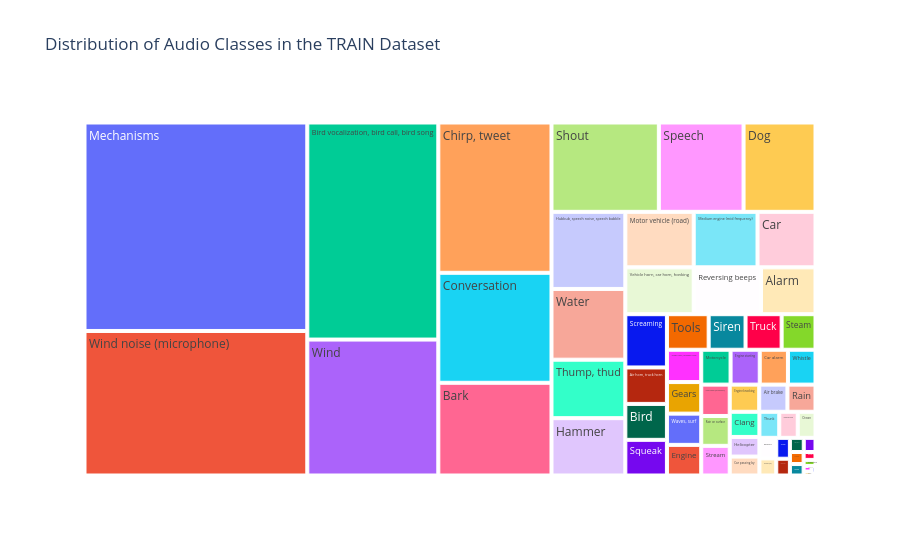

The cell this chart's notebook holds for it:
### Code cell
class_counts = pd_train['category'].value_counts().reset_index()
class_counts.columns = ['category', 'count']

fig = px.treemap(class_counts, 
                 path=['category'], 
                 values='count',
                 title='Distribution of Audio Classes in the TRAIN Dataset')

fig.show()

### Figure 1 — Plotly figure (JSON) as saved in the notebook; plotly's stock layout.template omitted (floating-point values rounded to 4 significant figures)
{"data": [{"branchvalues": "total", "domain": {"x": [0, 1], "y": [0, 1]}, "hovertemplate": "labels=%{label}<br>count=%{value}<br>parent=%{parent}<br>id=%{id}<extra></extra>", "ids": ["Air brake", "Air conditioning", "Air horn, truck horn", "Alarm", "Ambulance (siren)", "Bark", "Bird", "Bird vocalization, bird call, bird song", "Buzzer", "Car", "Car alarm", "Car passing by", "Chirp tone", "Chirp, tweet", "Clang", "Conversation", "Dog", "Domestic animals, pets", "Emergency vehicle", "Engine", "Engine knocking", "Engine starting", "Gears", "Hammer", "Heavy engine (low frequency)", "Helicopter", "Hubbub, speech noise, speech babble", "Light engine (high frequency)", "Mechanical fan", "Mechanisms", "Medium engine (mid frequency)", "Motor vehicle (road)", "Motorcycle", "Ocean", "Outside, urban or manmade", "Pulleys", "Rain", "Rain on surface", "Raindrop", "Reversing beeps", "Rumble", "Sailboat, sailing ship", "Screaming", "Ship", "Shout", "Siren", "Speech", "Squawk", "Squeak", "Steam", "Stream", "Thump, thud", "Thunk", "Tools", "Traffic noise, roadway noise", "Truck", "Vehicle horn, car horn, honking", "Water", "Waves, surf", "Whistle", "White noise", "Wind", "Wind noise (microphone)"], "labels": ["Air brake", "Air conditioning", "Air horn, truck horn", "Alarm", "Ambulance (siren)", "Bark", "Bird", "Bird vocalization, bird call, bird song", "Buzzer", "Car", "Car alarm", "Car passing by", "Chirp tone", "Chirp, tweet", "Clang", "Conversation", "Dog", "Domestic animals, pets", "Emergency vehicle", "Engine", "Engine knocking", "Engine starting", "Gears", "Hammer", "Heavy engine (low frequency)", "Helicopter", "Hubbub, speech noise, speech babble", "Light engine (high frequency)", "Mechanical fan", "Mechanisms", "Medium engine (mid frequency)", "Motor vehicle (road)", "Motorcycle", "Ocean", "Outside, urban or manmade", "Pulleys", "Rain", "Rain on surface", "Raindrop", "Reversing beeps", "Rumble", "Sailboat, sailing ship", "Screaming", "Ship", "Shout", "Siren", "Speech", "Squawk", "Squeak", "Steam", "Stream", "Thump, thud", "Thunk", "Tools", "Traffic noise, roadway noise", "Truck", "Vehicle horn, car horn, honking", "Water", "Waves, surf", "Whistle", "White noise", "Wind", "Wind noise (microphone)"], "name": "", "parents": ["", "", "", "", "", "", "", "", "", "", "", "", "", "", "", "", "", "", "", "", "", "", "", "", "", "", "", "", "", "", "", "", "", "", "", "", "", "", "", "", "", "", "", "", "", "", "", "", "", "", "", "", "", "", "", "", "", "", "", "", "", "", ""], "type": "treemap", "values": [409, 88, 809, 1364, 154, 5602, 798, 15183, 185, 1718, 525, 300, 39, 9082, 399, 6645, 3431, 23, 122, 561, 428, 543, 578, 2260, 477, 311, 3040, 89, 257, 24798, 1891, 2026, 546, 247, 1, 16, 407, 454, 17, 1682, 84, 105, 1183, 152, 5120, 700, 4040, 3, 792, 643, 451, 2305, 276, 792, 592, 685, 1710, 2789, 572, 513, 50, 9507, 17190]}], "layout": {"legend": {"tracegroupgap": 0}, "title": {"text": "Distribution of Audio Classes in the TRAIN Dataset"}}}
